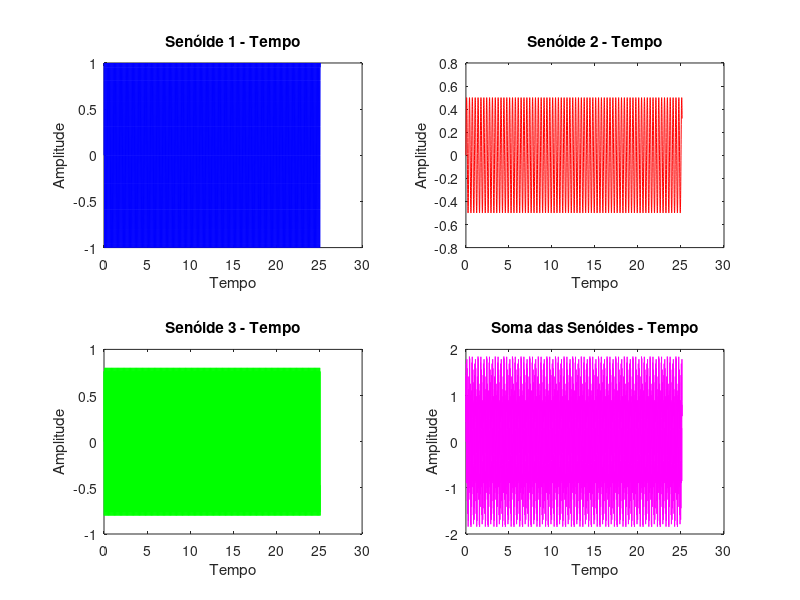
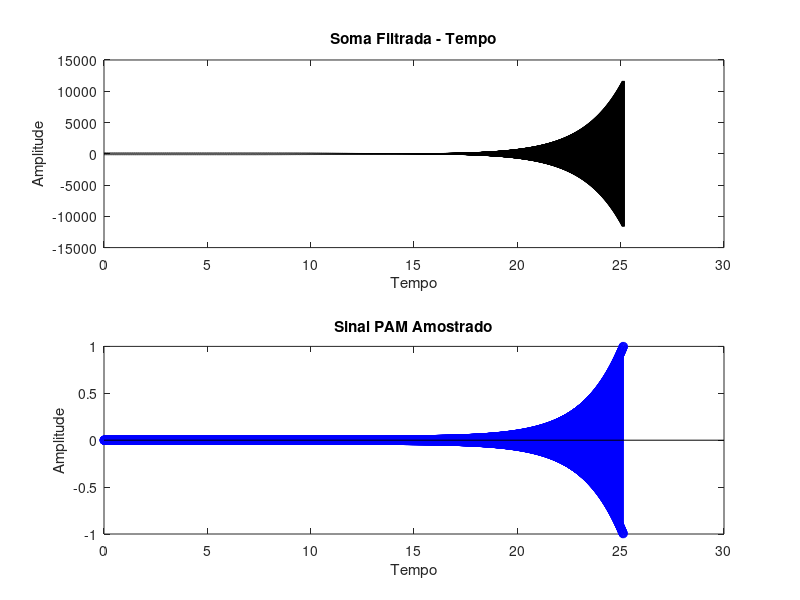
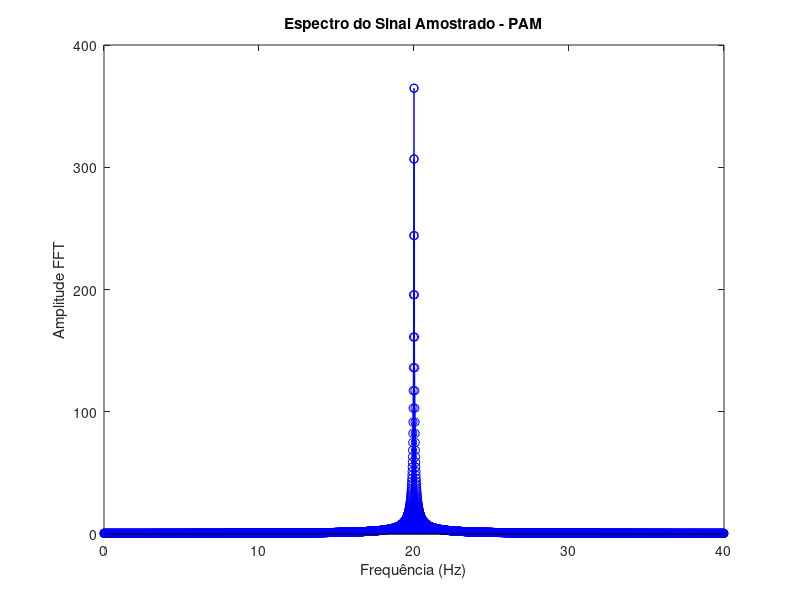

The MATLAB source for these figures, in order:
% Carrega o pacote de processamento de sinal
pkg load signal

% Definição dos parâmetros das senoides
A1 = 1;     % Amplitude da primeira senoide
f1 = 10;    % Frequência da primeira senoide

A2 = 0.5;   % Amplitude da segunda senoide
f2 = 3;     % Frequência da segunda senoide

A3 = 0.8;   % Amplitude da terceira senoide
f3 = 30;    % Frequência da terceira senoide

% Definição do vetor de tempo
t = 0:0.005:4*2*pi;  % De 0 a 4 períodos completos, com incremento de 0.005

% Cálculo das senoides
senoide1 = A1 * sin(2*pi*f1*t);
senoide2 = A2 * sin(2*pi*f2*t);
senoide3 = A3 * sin(2*pi*f3*t);

% Soma das senoides
soma_senoides = senoide1 + senoide2 + senoide3;

% Definição do filtro passa-baixas Butterworth
ordem = 6;  % Ordem do filtro
fc = 20;    % Frequência de corte
fs = 40;    % Frequência de amostragem (não obedecendo ao Teorema de Nyquist)

% Normalização da frequência de corte
fc_norm = fc / (fs/2);

% Coeficientes do filtro passa-baixas Butterworth
[b, a] = butter(ordem, fc_norm, 'low');

% Aplicação do filtro na soma das senoides
soma_filtrada = filter(b, a, soma_senoides);

% Modulação PAM natural no sinal filtrado
amplitude_pam = 1;
ganho = amplitude_pam / max(abs(soma_filtrada));
sinal_pam = ganho * soma_filtrada;

% Calcula a FFT da soma filtrada para o domínio da frequência
soma_fft = fft(sinal_pam);
N = length(soma_fft);
frequencies = (0:N-1)*(fs/N);

% Plotagem das senoides individuais
figure;
subplot(2,2,1);
plot(t, senoide1, 'b');
title('Senóide 1 - Tempo');
xlabel('Tempo');
ylabel('Amplitude');

subplot(2,2,2);
plot(t, senoide2, 'r');
title('Senóide 2 - Tempo');
xlabel('Tempo');
ylabel('Amplitude');

subplot(2,2,3);
plot(t, senoide3, 'g');
title('Senóide 3 - Tempo');
xlabel('Tempo');
ylabel('Amplitude');

% Plotagem da soma das senoides
subplot(2,2,4);
plot(t, soma_senoides, 'm');
title('Soma das Senóides - Tempo');
xlabel('Tempo');
ylabel('Amplitude');

% Plotagem do sinal filtrado e sinal PAM
figure;
subplot(2,1,1);
plot(t, soma_filtrada, 'k', 'LineWidth', 2);
title('Soma Filtrada - Tempo');
xlabel('Tempo');
ylabel('Amplitude');

% Plotagem do sinal PAM amostrado
subplot(2,1,2);
stem(t, sinal_pam, 'b', 'Marker', 'o');
title('Sinal PAM Amostrado');
xlabel('Tempo');
ylabel('Amplitude');

% Plotagem do espectro do sinal amostrado
figure;
stem(frequencies, abs(soma_fft), 'b', 'Marker', 'o');
title('Espectro do Sinal Amostrado - PAM');
xlabel('Frequência (Hz)');
ylabel('Amplitude FFT');

